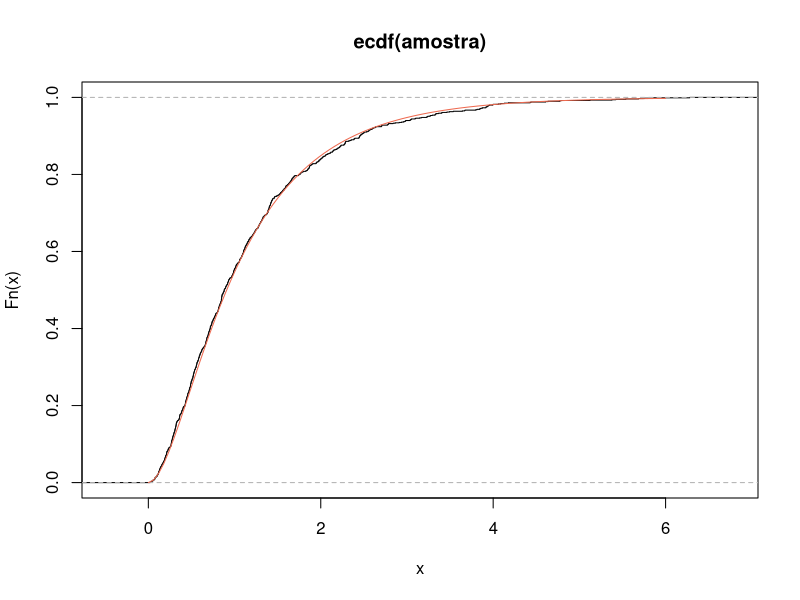
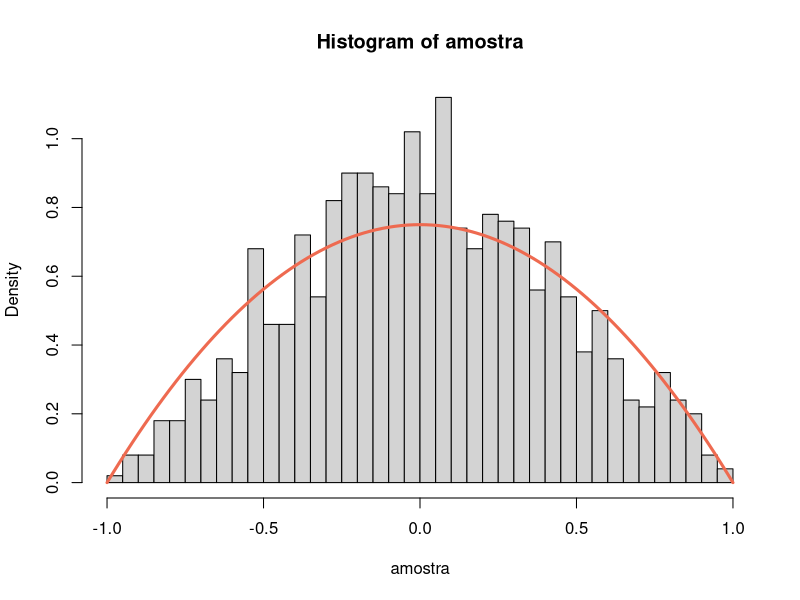

Generate these figures, in order, with R:
## ---- chunk 1
knitr::opts_chunk$set(echo = TRUE)
## ---- chunk 2
Fx<-function(x)
{ 
  ifelse(x>0, 1 - exp(-x) - exp(-2*x) + exp(-3*x),0)
}

Fx(1)
Fx(0.5)
Fx(20) # Aqui a função já acumulou 1, vou utilizar como limite superior do suporte

Qx<-function(p)
{
  valor<-optimise(function(x){(Fx(x)-p)^2}, maximum = F, lower = 0 , upper = 20)
  return(valor$minimum)
}
Qx<-Vectorize(Qx)

Qx(c(0.5465723,0.2487201)) # Os valores estão de acordo com o valor da acumulada
Qx(1)

Rx<-function(n)
{
  Qx(runif(n))
}

## ---- chunk 3
set.seed(043)
amostra<-Rx(1000)

empirica<-ecdf(amostra)
plot(empirica)
curve(Fx, from =0, to = 6, add=T, col="coral2")
## ---- chunk 4
ks.test(amostra, Fx)
## ---- chunk 5
fx<-function(x){ exp(-x) + exp(-2 * x) * 2 - exp(-3 * x) * 3 } 
esp<-function(x) {x*fx(x)}
mu<-integrate(esp, lower = 0, upper=Inf)$value

mu

mean(amostra)

## ---- chunk 6
1-Fx(0.2)
## ---- chunk 7
fe<-function(x){(3/4)*(1-x^2) }
rfe<-function(n)
{
  u1<-runif(n,min=-1, max=1)
  u2<-runif(n,min=-1, max=1)
  u3<-runif(n,min=-1, max=1)
  I<-as.numeric(abs(u3) >= abs(u2) & abs(u3)) # Indicadora para evitar ifelse
  return( I*u2+(1-I)*u3)
}

## ---- chunk 8
set.seed(043)
amostra<-rfe(1000)

esp<-function(x) {x*fe(x)}
mu<-integrate(esp, lower = -1, upper=1)$value
mu #Media teorica
mean(amostra)

variancia<-function(x, mu) ((x-mu)^2)*fe(x)
sigma2<-integrate(variancia,mu=mu, lower = -1, upper=1)$value
sqrt(sigma2)
sd(amostra)
## ---- chunk 9

hist(amostra, freq = F, breaks = 50)
curve(fe, from = -1, to=1, add=T, col="coral2", lwd=3)

